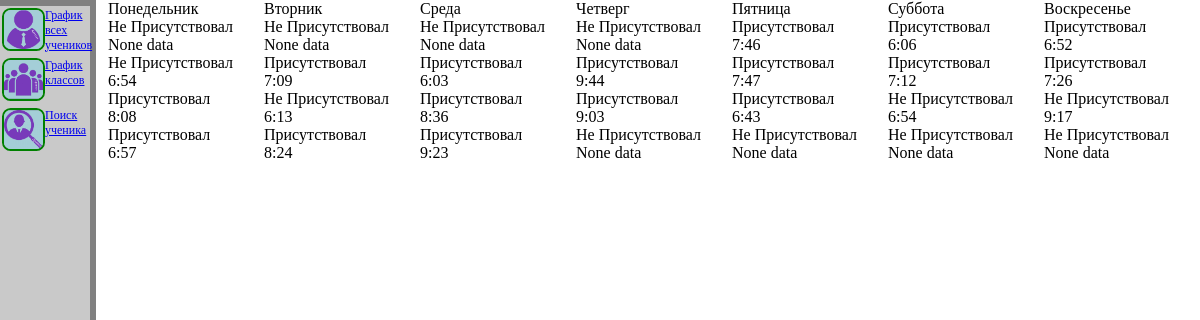
The page /provide_student_visiting/3 on the database its author committed.
### database/data.py (models this page shows)
class Visitings(DataBase):
    __tablename__ = 'visitings'
    id = sa.Column(sa.Integer, primary_key=True, autoincrement=True)
    grade = sa.Column(sa.String)
    date = sa.Column(sa.String)
    surname = sa.Column(sa.String)
    name = sa.Column(sa.String)
    patronymic = sa.Column(sa.String)
    firstEnter = sa.Column(sa.String)
    lastExit = sa.Column(sa.String)
    attended = sa.Column(sa.Boolean)
    status = sa.Column(sa.String)
    weekDay = sa.Column(sa.String)
    student_id = sa.Column(sa.Integer, sa.ForeignKey("students.id"))
    student = orm.relationship("Students", back_populates="Visits")

### main.py (the view)
@app.route("/provide_student_visiting/<int:id_student>", methods=["GET", "POST"])
def prostuvis(id_student):
    db_sess = db_session.create_session()
    visits = GetDataStudent(db_sess, id_student)
    print(visits)
    return render_template("provide_student_visiting.html", visits=visits)

### database/db_session.py (called while the page is built)
def create_session() -> Session:
    global __factory
    return __factory()

### templates/provide_student_visiting.html (shortened to what this page needs)
{% extends "panel.html" %}
{% block content %}
<div>
    <div class="WeekDays">
        {% for day in visits[0] %}
        <div>
            {{ day }}
        </div>
        {% endfor %}
        {% for day in visits[1] %}
            <div>
                <div>
                    {% if day[1] == True %}
                        Присутствовал
                    {% else %}
                        Не Присутствовал
                    {% endif %}
                </div>
                <div>
                    {{ day[0] }}
                </div>
            </div>
        {% endfor %}
    </div>
</div>
{% endblock %}

### static/styles/panel.css (style rules this page uses)
body { padding: 0%; margin: 0%; }
.WeekDays { display: grid; grid-template-columns: repeat(7, 1fr); }

### rows shown on the page
Visitings: shows "Присутствовал", firstEnter "7:46"
Visitings: shows "Присутствовал", firstEnter "6:06"
Visitings: shows "Присутствовал", firstEnter "6:52"
Visitings: shows "Не Присутствовал", firstEnter "6:54"
Visitings: shows "Присутствовал"
Visitings: shows "Присутствовал"
Visitings: shows "Присутствовал"

### other values the page prints
{{ day }} "Понедельник" "Вторник" "Четверг" "Пятница" "Суббота" "Воскресенье"
{{ day[0] }} "None data" "None data" "None data" "None data" "7:47" "7:12" "7:26" "8:08" "6:43" "6:54" "9:17" "None data" "None data" "None data" "None data"
